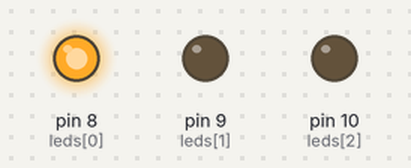
This sketch was run on a simulated Arduino Uno, built with avr-gcc and run on an emulated ATmega328P. Parts: output pins drawn as LEDs (lit = HIGH).

Above: at 2.5 s.
At 6.0 s:
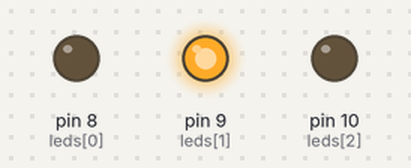
At 9.0 s:
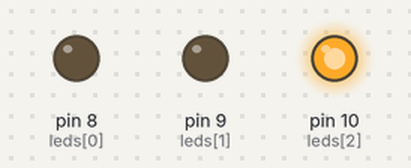
Timing chart, 0 to 14.3 s (numbered marks = the images above):
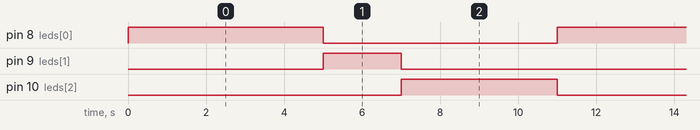

The sketch:

Semaforo-Automatico.ino
```cpp
//Semáforo automatico//
int leds[3] = {8,9,10};
int tempos[3] = {5000, 2000, 4000};

void setup() {
  // configura todos os pinos como saída
  for (int i = 0; i < 3; i++) {
    pinMode(leds[i], OUTPUT);
  }
}

void loop() {
  // percorre cada cor do semáforo
  for (int i = 0; i < 3; i++) {

    // apaga todos antes
    for (int j = 0; j < 3; j++) {
      digitalWrite(leds[j], LOW);
    }

    // liga o LED atual
    digitalWrite(leds[i], HIGH);

    // espera o tempo definido
    delay(tempos[i]);
  }
}
```

Measured:
- by itself, pin 8 (leds[0]): alternates HIGH for 5.0 s and LOW for 6.0 s
- by itself, pin 9 (leds[1]): alternates HIGH for 2.0 s and LOW for 9.0 s
- by itself, pin 10 (leds[2]): alternates HIGH for 4.0 s and LOW for 7.0 s
